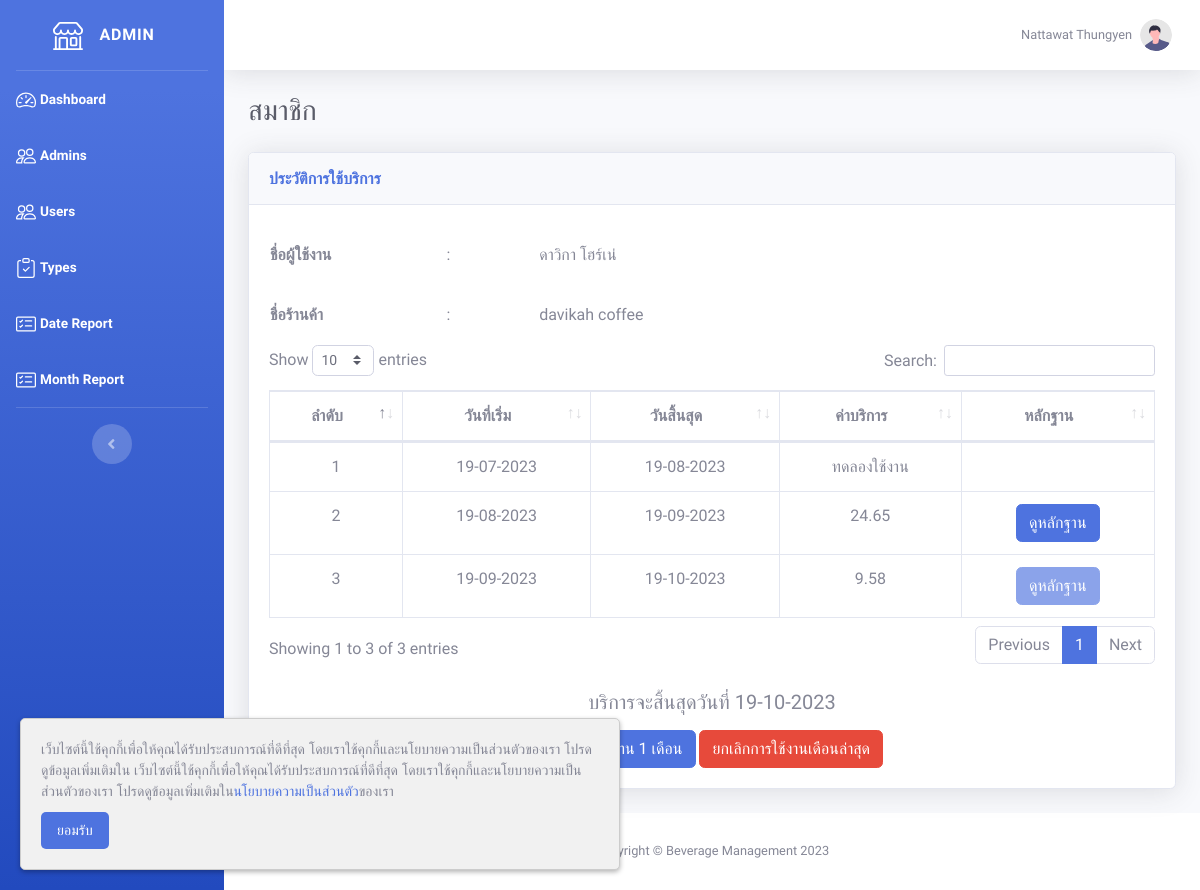
Screenshot of /admin/manage_user.php?user_id=15 (signed in) with the database file from the repository.
### tables this page shows
CREATE TABLE `user` (
  `user_id` int(10) NOT NULL,
  `email` varchar(255) NOT NULL,
  `password` varchar(255) NOT NULL,
  `password_view` varchar(255) NOT NULL,
  `status` tinyint(1) NOT NULL COMMENT '0=disable\r\n1=enable',
  `agree` tinyint(1) NOT NULL,
  `firstname` varchar(255) NOT NULL,
  `lastname` varchar(255) NOT NULL,
  `id_number` varchar(13) NOT NULL,
  `phone` varchar(10) NOT NULL,
  `line` varchar(255) NOT NULL,
  `address` text NOT NULL,
  `store` varchar(255) NOT NULL,
  `description` text NOT NULL,
  `img_path` text NOT NULL
);

CREATE TABLE `member` (
  `member_id` int(10) NOT NULL,
  `user_id` int(10) NOT NULL,
  `approve_date` date NOT NULL,
  `img_path` text NOT NULL
);

### admin/manage_user.php (the view, shortened to what this page needs)
<!DOCTYPE html>
<html lang="en">
<?php
require '../include/connect.php';
include '../include/header.php';
$user_id = $_GET['user_id'];
$member_count = $connect->prepare("SELECT * FROM member WHERE user_id = '$user_id'");
$member_count->execute();
$row_member_count = $member_count->fetchAll(PDO::FETCH_ASSOC);
$count = count($row_member_count);
$i = 1;
$user_data = $connect->prepare("SELECT user_id, firstname, lastname, store FROM user WHERE user_id = '$user_id'");
$user_data->execute();
$row_user = $user_data->fetch(PDO::FETCH_ASSOC);
?>
<body id="page-top">
    <div id="wrapper">
        <?php include '../include/sidebar_admin.php'; ?>
        <div id="content-wrapper" class="d-flex flex-column">
            <div id="content">
                <?php include '../include/topbar.php'; ?>
                <div class="container-fluid">
                    <div class="d-sm-flex align-items-center justify-content-between mb-4">
                        <h1 class="h3 mb-0 text-gray-800">
                            <?php
                            if ($count == 0) {
                                echo 'ผู้ใช้งานใหม่';
                            } elseif ($count == 1) {
                                echo 'ทดลองใช้งาน';
                            } else {
                                echo 'สมาชิก';
                            }
                            ?>
                        </h1>
                    </div>
                    <div class="card shadow mb-4">
                        <div class="card-header py-3">
                            <h6 class="m-0 font-weight-bold text-primary">ประวัติการใช้บริการ</h6>
                        </div>
                        <div class="card-body">
                            <div class="table-responsive">
                                <table width="60%">
                                    <tbody>
                                        <tr>
                                            <td height="60px" class="font-weight-bold">ชื่อผู้ใช้งาน</td>
                                            <td>&nbsp;&nbsp;&nbsp;&nbsp;&nbsp;:&nbsp;&nbsp;&nbsp;&nbsp;&nbsp;</td>
                                            <td><?= $row_user['firstname'] . ' ' . $row_user['lastname'] ?></td>
                                        </tr>
                                        <tr>
                                            <td height="60px" class="font-weight-bold">ชื่อร้านค้า</td>
                                            <td>&nbsp;&nbsp;&nbsp;&nbsp;&nbsp;:&nbsp;&nbsp;&nbsp;&nbsp;&nbsp;</td>
                                            <td><?= $row_user['store'] ?></td>
                                        </tr>
                                    </tbody>
                                </table>
                            </div>
                            <div class="table-responsive">
                                <table class="table table-bordered text-center" id="dataTable" width="100%" cellspacing="0">
                                    <thead>
                                        <tr>
                                            <th>ลำดับ</th>
                                            <th>วันที่เริ่ม</th>
                                            <th>วันสิ้นสุด</th>
                                            <th>ค่าบริการ</th>
                                            <th>หลักฐาน</th>
                                        </tr>
                                    </thead>
                                    <tbody>
                                        <?php
                                        foreach ($row_member_count as $row) {
                                        ?>
                                            <tr>
                                                <td><?= $i++ ?></td>
                                                <td><?= date('d-m-Y', strtotime($row['approve_date'])) ?></td>
                                                <td><?= $end = date('d-m-Y', strtotime($row['approve_date'] . ' +1 month')) ?></td>
                                                <?php
                                                $start_date = $row['approve_date'];
                                                $end_date = date('Y-m-d', strtotime($start_date . ' +1 month'));
                                                $service_fee = $connect->prepare("SELECT * FROM payment INNER JOIN record ON payment.no_receipt = record.no_receipt INNER JOIN product ON record.product_id = product.product_id WHERE user_id = '$user_id' AND timestamp >= '$start_date' AND timestamp <= '$end_date'");
                                                $service_fee->execute();
                                                $row_service_fee = $service_fee->fetchAll(PDO::FETCH_ASSOC);
                                                $total_price = 0;
                                                foreach ($row_service_fee as $row_fee) {
                                                    $total_price = $total_price + ($row_fee['quantity'] * $row_fee['net_price']);
                                                }
                                                $fee = number_format((($total_price * 0.93) * 0.02), 2, '.', ',');
                                                ?>
                                                <td><?= $i == 2 ? 'ทดลองใช้งาน' : $fee ?></td>
                                                <td><button type="button" class="btn btn-primary" onclick="view(<?= $row['member_id'] ?>)" <?= $i == 2 ? 'style="display: none;"' : '' ?> <?= empty($row['img_path']) ? 'disabled' : '' ?>>ดูหลักฐาน</button></td>
                                            </tr>
                                        <?php
                                        }
                                        ?>
                                    </tbody>
                                </table>
                            </div>
                            <br>
                            <div class="text-center">
                                <?php if ($count != 0) { ?>
                                    <h5>บริการจะสิ้นสุดวันที่ <?= $end ?></h5>
                                <?php
                                }
                                if ($count == 0) {
                                ?>
                                    <form id="new_user">
                                        <div class="form-group">
                                            <input type="hidden" name="action" id="action" value="new_user" />
                                            <input type="hidden" name="user_id" id="user_id" value="<?= $user_id ?>" />
                                        </div>
                                        <button type="submit" class="btn btn-primary" id="submitBtn">อนุมัติทดลองใช้งาน 1 เดือน</button>
                                    </form>
                                <?php
                                } else {
                                ?>
                                    <form id="member">
                                        <button type="submit" class="btn btn-primary" id="submitBtn">เพิ่มการใช้งาน 1 เดือน</button>
                                        <button type="button" class="btn btn-danger" onclick="cancel(<?= $user_id ?>)">ยกเลิกการใช้งานเดือนล่าสุด</button>
                                    </form>
                                <?php
                                }
                                ?>
                            </div>
                        </div>
                    </div>
                </div>
            </div>
            <?php include '../include/footer.php'; ?>
        </div>
    </div>
</body>
</html>

### include/topbar.php (shortened to what this page needs)
<?php
if (isset($_SESSION['user_id'])) {
    $user_id = $_SESSION['user_id'];
    $profile = $connect->prepare("SELECT * FROM user WHERE user_id = :user_id");
    $profile->bindParam(":user_id", $user_id);
    $profile->execute();
    $row_profile = $profile->fetch(PDO::FETCH_ASSOC);
} else {
    $admin_id = $_SESSION['admin_id'];
    $profile = $connect->prepare("SELECT * FROM admin WHERE admin_id = :admin_id");
    $profile->bindParam(":admin_id", $admin_id);
    $profile->execute();
    $row_profile = $profile->fetch(PDO::FETCH_ASSOC);
}
?>
<nav class="navbar navbar-expand navbar-light bg-white topbar mb-4 static-top shadow">
    <ul class="navbar-nav ml-auto">
        <li class="nav-item dropdown no-arrow">
            <a class="nav-link dropdown-toggle" href="#" id="userDropdown" role="button" data-toggle="dropdown" aria-haspopup="true" aria-expanded="false">
                <span class="mr-2 d-none d-lg-inline text-gray-600 small"><?= isset($_SESSION['user_id']) ? $row_profile['store'] : $row_profile['firstname'] . ' ' . $row_profile['lastname'] ?></span>
                <img class="img-profile rounded-circle" src="../img/undraw_profile.svg">
            </a>
        </li>
    </ul>
</nav>

### include/header.php (style rules this page uses)
body { font-family: 'Kanit', sans-serif; }

### rows the page displays
user: firstname "ดาวิกา", lastname "โฮร์เน่", store "davikah coffee"
member: approve_date "19-07-2023", approve_date "19-08-2023", shows "ทดลองใช้งาน"
member: approve_date "19-08-2023", approve_date "19-09-2023", fee "24.65"
member: approve_date "19-09-2023", approve_date "19-10-2023", fee "9.58"

### other values shown
$row_profile['firstname'] "Nattawat"
$row_profile['lastname'] "Thungyen"
